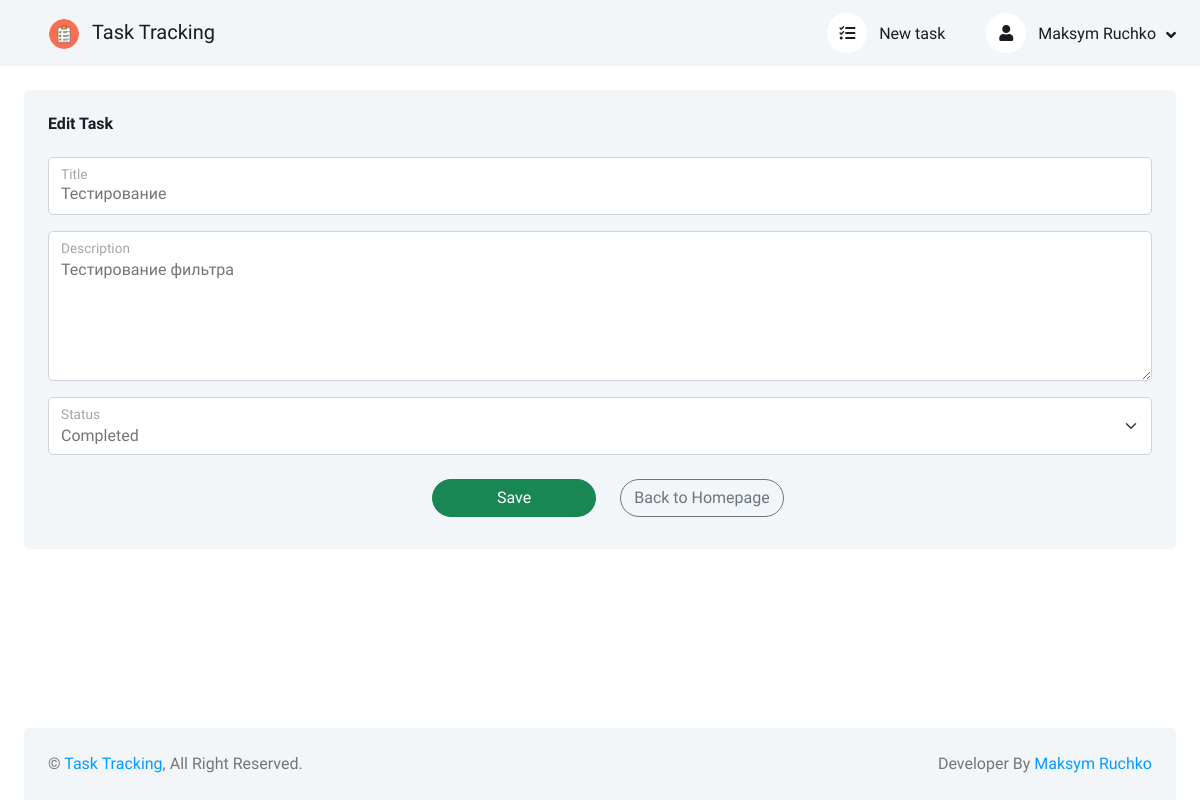
Screenshot of /task-2/update/ (signed in) with the database file from the repository.
### users/models.py (models this page shows, shortened)
class CustomUser(AbstractUser):
    email = models.EmailField("E-mail", unique=True)
    username = models.CharField("Username", max_length=150, blank=True, null=True, unique=True)
    date_joined = models.DateTimeField("Date joined", default=timezone.now, blank=True, null=True)
    USERNAME_FIELD = 'email'
    REQUIRED_FIELDS = []
    objects = CustomUserManager()
    def get_absolute_url(self):
        return reverse('user_detail', kwargs={'user_name': str(self.username)})
    class Meta:
        verbose_name = 'User'
        verbose_name_plural = 'Users'
        ordering = ['id']

### tasks/models.py (models this page shows, shortened)
class Task(models.Model):
    NOT_COMPLETED = 'Not completed'
    COMPLETED = 'Сompleted'
    title = models.CharField('Title', max_length=150)
    description = models.TextField('Description')
    status = models.CharField(
        'Status',
        choices=[('not completed', NOT_COMPLETED), ('completed', COMPLETED), ],
        max_length=13,
    )
    creation_date = models.DateTimeField('Creation date', auto_now_add=True)
    owner = models.ForeignKey(
        get_user_model(),
        verbose_name='Owner',
        on_delete=models.CASCADE,
        blank=True,
        null=True,
    )
    class Meta:
        verbose_name = 'Task'
        verbose_name_plural = 'Tasks'

### tasks/views.py (the view, shortened to what this page needs)
# urls.py: path('task-<int:pk>/update/', TaskUpdateView.as_view(), name='task_update'),
class TaskUpdateView(LoginRequiredMixin, UpdateView):
    model = Task
    context_object_name = 'task_update'
    form_class = TaskForm
    template_name = 'tasks/task_edit.html'
    login_url = 'login'

### tasks/forms.py
class TaskForm(forms.ModelForm):
    class Meta:
        model = Task
        fields = ('title', 'description', 'status', )
        widgets = {
            'title': forms.TextInput(
                attrs={
                    'class': 'form-control',
                    'placeholder': 'Title',
                },
            ),
            'description': forms.Textarea(
                attrs={
                    'class': 'form-control',
                    'placeholder': 'Description',
                    'style': 'height: 150px;',
                }
            ),
            'status': forms.Select(
                attrs={
                    'class': 'form-select',
                }
            ),
        }

### tasks/templates/tasks/task_edit.html (shortened to what this page needs)
{% extends 'base.html' %}
{% load static %}
{% block content %}
<div class="row g-4">
    <div class="col-sm-12 col-xl-12">
        <div class="bg-light rounded h-100 p-4">
            <h6 class="mb-4">Edit Task</h6>
            <form action="." method="post">
                <div class="form-floating mb-3">
                    {{ form.title }}
                    <label for="{{ form.title.id_for_label }}">Title</label>
                </div>
                <div class="form-floating mb-3">
                    {{ form.description }}
                    <label for="{{ form.description.id_for_label }}">Description</label>
                </div>
                <div class="form-floating mb-3">
                    {{ form.status }}
                    <label for="{{ form.status.id_for_label }}">Status</label>
                </div>
                <div class="row form-floating justify-content-center">
                    <div class="col-sm-4 col-xl-2">
                        <button type="submit" class="btn btn-success rounded-pill m-2 col-sm-12 col-xl-12">Save</button>
                    </div>
                    <div class="col-sm-4 col-xl-2">
                        <a href="{% url 'home' %}" class="btn btn-outline-secondary rounded-pill m-2 col-sm-12 col-xl-12">
                            Back to Homepage
                        </a>
                    </div>
                </div>
            </form>
        </div>
    </div>
</div>
{% endblock content %}

### tasks/templates/base.html (shortened to what this page needs)
<!DOCTYPE html>
{% load static %}
<html lang="en">
<head>
    <link href="https://cdnjs.cloudflare.com/ajax/libs/font-awesome/5.10.0/css/all.min.css" rel="stylesheet">
    <link href="https://cdn.jsdelivr.net/npm/bootstrap-icons@1.4.1/font/bootstrap-icons.css" rel="stylesheet">
    <link href="{% static 'tasks/lib/owlcarousel/assets/owl.carousel.min.css' %}" rel="stylesheet">
    <link href="{% static 'tasks/lib/tempusdominus/css/tempusdominus-bootstrap-4.min.css' %}" rel="stylesheet" />
    <link href="{% static 'tasks/css/bootstrap.min.css' %}" rel="stylesheet">
    <link href="{% static 'tasks/css/style.css' %}" rel="stylesheet">
</head>
<body>
<div class="container-xxl position-relative bg-white d-flex p-0">
    <div class="content open d-flex flex-column min-vh-100">
        <nav class="navbar navbar-expand bg-light navbar-light sticky-top px-4 py-0">
            <div class="navbar-nav align-items-center">
                <div class="navbar-brand">
                    <a href="{% url 'home' %}" class="nav-link">
                        <img class="rounded-circle me-lg-2" src="{% static 'tasks/img/checklist.png' %}" alt="Logo" style="width: 30px; height: 30px;">
                        <span class="d-none d-lg-inline-flex">Task Tracking</span>
                    </a>
                </div>
            </div>
            <div class="navbar-nav align-items-center ms-auto">
                <div class="nav-item dropdown me-lg-3">
                    <a href="{% url 'task_create' %}" class="nav-link">
                        <i class="fas fa-tasks me-lg-2"></i>
                        <span class="d-none d-lg-inline-flex">New task</span>
                    </a>
                </div>
                <div class="nav-item dropdown">
                    {% if user.is_authenticated %}
                    <a href="#" class="nav-link dropdown-toggle" data-bs-toggle="dropdown">
                        <i class="fas fa-user me-lg-2"></i>
                        {% if not user.first_name and not user.last_name %}
                        <span class="d-none d-lg-inline-flex">{{ user.username }}</span>
                        {% else %}
                        <span class="d-none d-lg-inline-flex">{{ user.first_name }} {{ user.last_name }}</span>
                        {% endif %}
                    </a>
                    {% endif %}
                </div>
            </div>
        </nav>
        <div class="container-fluid pt-4 px-4 flex-grow-1">
            {% block content %}
            {% endblock content %}
        </div>
        <div class="container-fluid pt-4 px-4">
            <div class="bg-light rounded-top p-4">
                <div class="row">
                    <div class="col-12 col-sm-6 text-center text-sm-start">
                        &copy; <a href="{% url 'home' %}">Task Tracking</a>, All Right Reserved.
                    </div>
                    <div class="col-12 col-sm-6 text-center text-sm-end">
                        Developer By <a href="https://t.me/lucky4move">Maksym Ruchko</a>
                    </div>
                </div>
            </div>
        </div>
    </div>
</div>
</body>
</html>

### tasks/static/tasks/css/style.css (style rules this page uses)
:root { --primary: #009CFF; --light: #F3F6F9; --dark: #191C24; }
.btn { transition: .5s; }
.content { margin-left: 250px; min-height: 100vh; background: #FFFFFF; transition: 0.5s; }
@media (min-width: 992px) { .content { width: calc(100% - 250px); } }
@media (min-width: 992px) { .content.open { width: 100%; margin-left: 0; } }
.content .navbar .navbar-nav .nav-link { margin-left: 25px; padding: 12px 0; color: var(--dark); outline: none; }
.content .navbar .sidebar-toggler, .content .navbar .navbar-nav .nav-link i { width: 40px; height: 40px; display: inline-flex; align-items: center; justify-content: center; background: #FFFFFF; border-radius: 40px; }
.content .navbar .dropdown-toggle::after { margin-left: 6px; vertical-align: middle; border: none; content: "\f107"; font-family: "Font Awesome 5 Free"; font-weight: 900; transition: .5s; }

### rows the page displays
CustomUser: first_name "Maksym", last_name "Ruchko"
Task: title "Тестирование", description "Тестирование фильтра", status "Сompleted"
